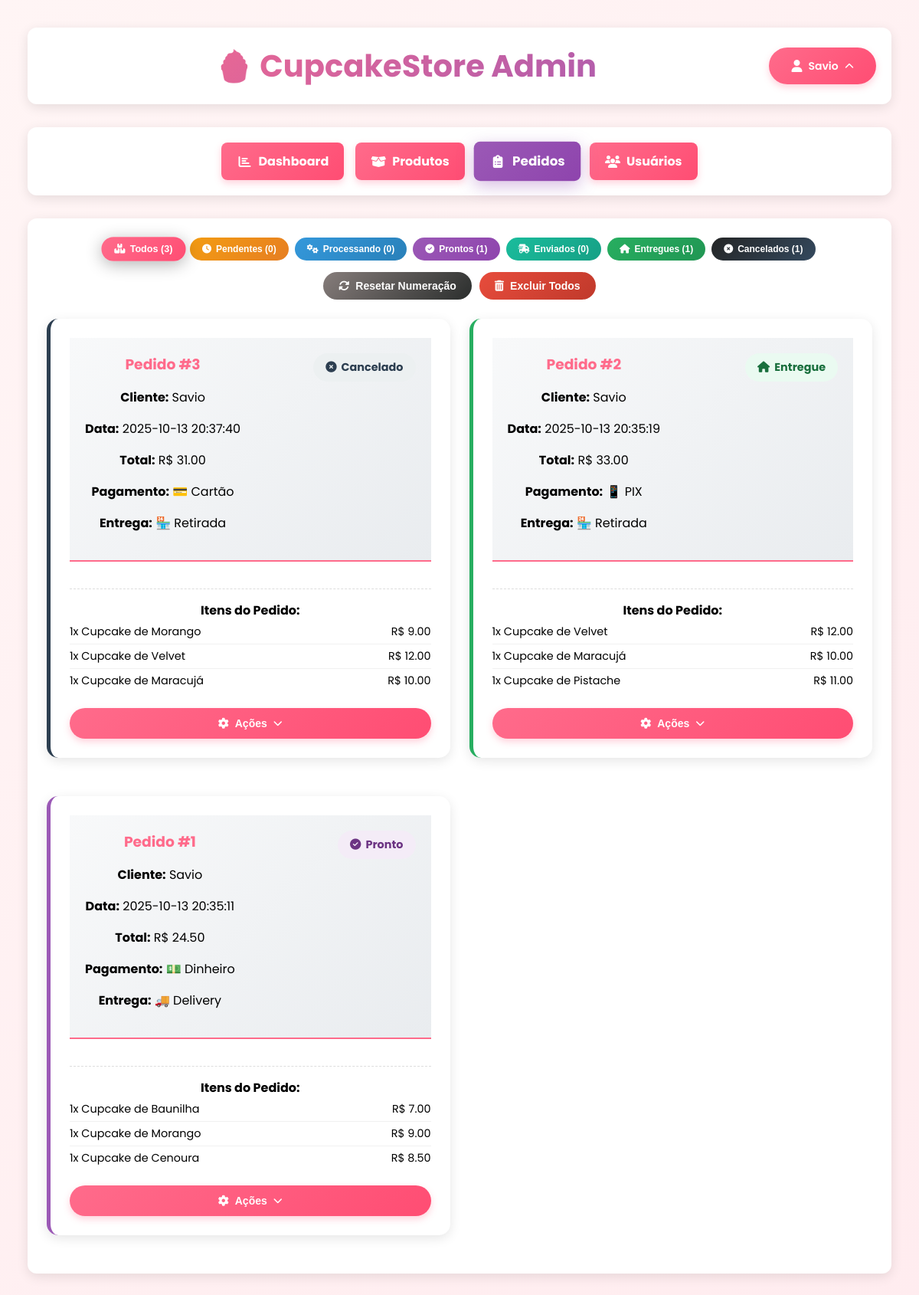
Page /admin/pedidos (signed in) on the earlier database version.
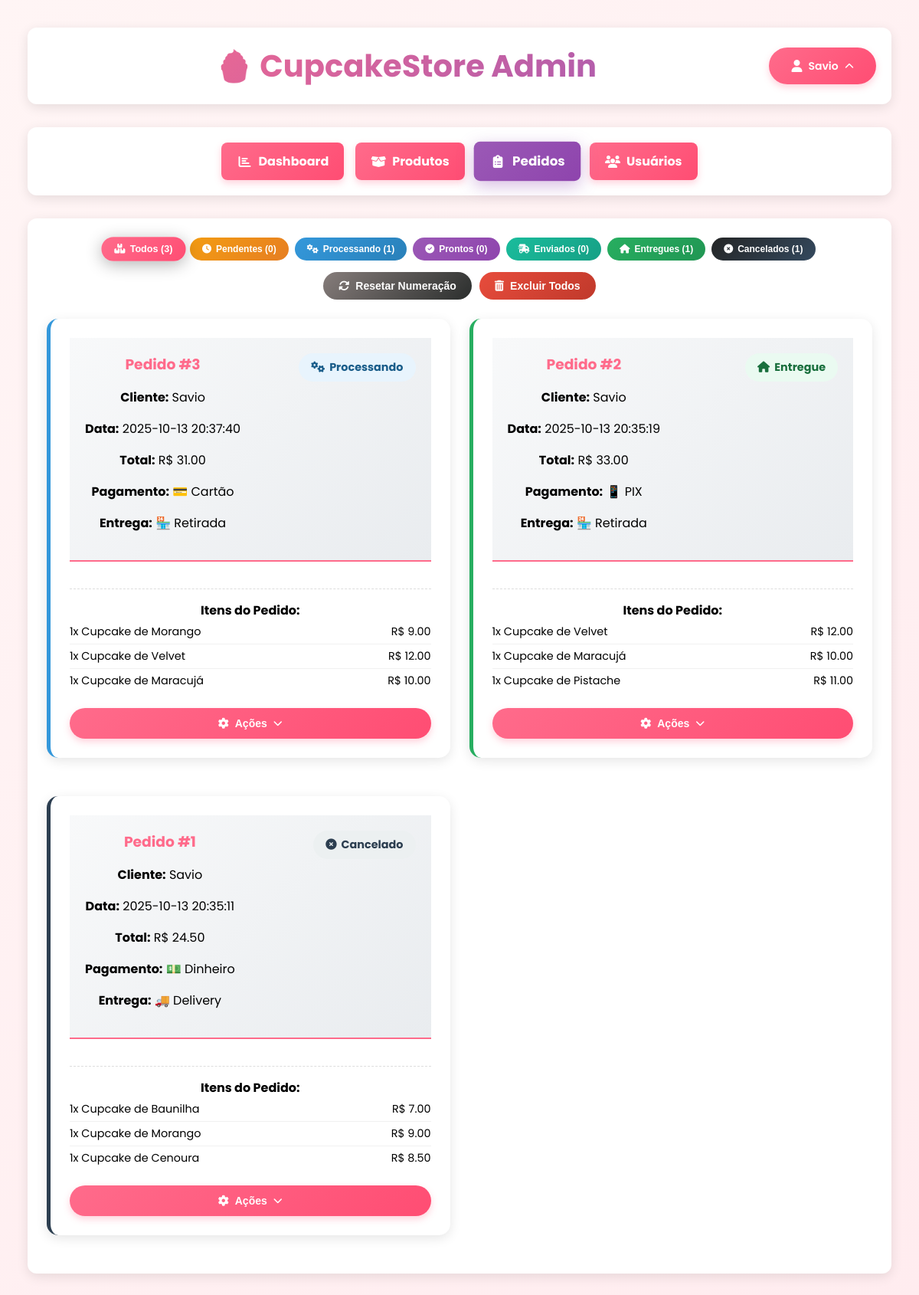
Same page on the later database version.
### tables this page shows
CREATE TABLE users (
            id INTEGER PRIMARY KEY AUTOINCREMENT,
            username TEXT UNIQUE NOT NULL,
            email TEXT UNIQUE NOT NULL,
            password TEXT NOT NULL,
            created_at TIMESTAMP DEFAULT CURRENT_TIMESTAMP
        , is_admin BOOLEAN DEFAULT 0, estado TEXT, cidade TEXT, bairro TEXT, rua TEXT, numero TEXT, cep TEXT);

CREATE TABLE orders (
                    id INTEGER PRIMARY KEY AUTOINCREMENT,
                    user_id INTEGER NOT NULL,
                    order_data TEXT NOT NULL,
                    total_amount REAL NOT NULL,
                    metodo_pagamento TEXT DEFAULT 'cartao',
                    status TEXT DEFAULT 'pendente',
                    created_at TIMESTAMP DEFAULT CURRENT_TIMESTAMP, forma_entrega TEXT DEFAULT 'delivery',
                    FOREIGN KEY (user_id) REFERENCES users (id)
                );

### backend/app.py (the view, shortened to what this page needs)
@app.route('/admin/pedidos')
@admin_required
def admin_pedidos():
    try:
        status_filter = request.args.get('status', 'todos')
        conn = get_db_connection()
        if status_filter == 'todos':
            pedidos = conn.execute('''
                SELECT o.*, u.username
                FROM orders o
                JOIN users u ON o.user_id = u.id
                ORDER BY o.created_at DESC
            ''').fetchall()
        contagem_status = conn.execute('''
            SELECT status, COUNT(*) as count
            FROM orders
            GROUP BY status
        ''').fetchall()
        conn.close()
        print(f"📦 Pedidos encontrados: {len(pedidos)}")
        pedidos_processados = []
        for pedido in pedidos:
            try:
                pedido_dict = dict(pedido)
                print(f"🔍 Processando pedido {pedido_dict['id']}")
                print(f"   Dados order_data: {pedido_dict['order_data']}")
                pedido_dict['itens'] = json.loads(pedido_dict['order_data'])
                print(f"   Itens convertidos: {pedido_dict['itens']}")
                pedidos_processados.append(pedido_dict)
            except Exception as e:
                print(f"❌ ERRO no pedido {pedido_dict.get('id', 'unknown')}: {e}")
                print(f"   Dados problemáticos: {pedido_dict}")
                continue
        print(f"✅ Pedidos processados com sucesso: {len(pedidos_processados)}")
        return render_template('admin/pedidos.html',
                             pedidos=pedidos_processados,
                             contagem_status=contagem_status,
                             status_filter=status_filter)
    except Exception as e:
        print(f"❌ Erro ao carregar pedidos: {e}")
        import traceback
        traceback.print_exc()
        flash('Erro ao carregar pedidos.', 'error')
        return redirect(url_for('admin_dashboard'))

### backend/app.py (called while the page is built)
def is_admin():
    if 'user_id' not in session:
        return False
    try:
        conn = get_db_connection()
        user = conn.execute(
            'SELECT is_admin FROM users WHERE id = ?',
            (session['user_id'],)
        ).fetchone()
        conn.close()
        return user and user['is_admin'] == 1
    except Exception as e:
        print(f"❌ Erro ao verificar admin: {e}")
        return False

def admin_required(f):
    @wraps(f)
    def decorated_function(*args, **kwargs):
        if not is_admin():
            flash('Acesso restrito a administradores!', 'error')
            return redirect(url_for('home'))
        return f(*args, **kwargs)
    return decorated_function

@app.context_processor
def utility_processor():
    def check_is_admin():
        """Verifica se o usuário logado é admin"""
        if 'user_id' not in session:
            return False
        try:
            conn = get_db_connection()
            user = conn.execute(
                'SELECT is_admin FROM users WHERE id = ?',
                (session['user_id'],)
            ).fetchone()
            conn.close()
            return user and user['is_admin'] == 1
        except:
            return False
    return dict(is_admin=check_is_admin)

@app.template_filter('parse_json')
def parse_json_filter(data):
    try:
        if isinstance(data, str):
            return json.loads(data)
        return data
    except:
        return data

### database/database.py (called while the page is built)
def get_db_connection():
    db_path = os.path.join(base_dir, 'cupcakes.db')
    conn = sqlite3.connect(db_path)
    conn.row_factory = sqlite3.Row
    return conn

### frontend/templates/Admin/pedidos.html (shortened to what this page needs)
{% extends "Admin/base.html" %}
{% block content %}
<div class="estatisticas-compactas">
    <div class="filtro-status-compacto">
        <button class="btn-status-compacto todos {% if status_filter == 'todos' %}ativo{% endif %}" onclick="filtrarPorStatus('todos')">
            <i class="fas fa-boxes"></i> Todos ({{ pedidos|length }})
        </button>
        <button class="btn-status-compacto pendente {% if status_filter == 'pendente' %}ativo{% endif %}" onclick="filtrarPorStatus('pendente')">
            <i class="fas fa-clock"></i> Pendentes ({{ contagem_status | selectattr('status', 'equalto', 'pendente') | map(attribute='count') | first | default(0) }})
        </button>
        <button class="btn-status-compacto processando {% if status_filter == 'processando' %}ativo{% endif %}" onclick="filtrarPorStatus('processando')">
            <i class="fas fa-cogs"></i> Processando ({{ contagem_status | selectattr('status', 'equalto', 'processando') | map(attribute='count') | first | default(0) }})
        </button>
        <button class="btn-status-compacto pronto {% if status_filter == 'pronto' %}ativo{% endif %}" onclick="filtrarPorStatus('pronto')">
            <i class="fas fa-check-circle"></i> Prontos ({{ contagem_status | selectattr('status', 'equalto', 'pronto') | map(attribute='count') | first | default(0) }})
        </button>
        <button class="btn-status-compacto enviado {% if status_filter == 'enviado' %}ativo{% endif %}" onclick="filtrarPorStatus('enviado')">
            <i class="fas fa-shipping-fast"></i> Enviados ({{ contagem_status | selectattr('status', 'equalto', 'enviado') | map(attribute='count') | first | default(0) }})
        </button>
        <button class="btn-status-compacto entregue {% if status_filter == 'entregue' %}ativo{% endif %}" onclick="filtrarPorStatus('entregue')">
            <i class="fas fa-home"></i> Entregues ({{ contagem_status | selectattr('status', 'equalto', 'entregue') | map(attribute='count') | first | default(0) }})
        </button>
        <button class="btn-status-compacto cancelado {% if status_filter == 'cancelado' %}ativo{% endif %}" onclick="filtrarPorStatus('cancelado')">
            <i class="fas fa-times-circle"></i> Cancelados ({{ contagem_status | selectattr('status', 'equalto', 'cancelado') | map(attribute='count') | first | default(0) }})
        </button>
    </div>
    <div class="acoes-avancadas">
        <button class="btn-status-avancado reset-numeracao" onclick="abrirModalResetNumeracao()">
            <i class="fas fa-sync-alt"></i> Resetar Numeração
        </button>
        <button class="btn-status-avancado excluir-todos" onclick="abrirModalExcluirTodos()">
            <i class="fas fa-trash-alt"></i> Excluir Todos
        </button>
    </div>
</div>
<div class="pedidos-grid">
    {% if pedidos %}
    {% for pedido in pedidos %}
    <div class="pedido-card {{ pedido['status'] }}">
        <div class="pedido-header">
            <div class="pedido-info">
                <h3>Pedido #{{ pedido['id'] }}</h3>
                <p><strong>Cliente:</strong> {{ pedido['username'] }}</p>
                <p><strong>Data:</strong> {{ pedido['created_at'] }}</p>
                <p><strong>Total:</strong> R$ {{ "%.2f"|format(pedido['total_amount']) }}</p>
                <p><strong>Pagamento:</strong>
                    {% if pedido['metodo_pagamento'] == 'dinheiro' %}💵 Dinheiro{% endif %}
                    {% if pedido['metodo_pagamento'] == 'cartao' %}💳 Cartão{% endif %}
                    {% if pedido['metodo_pagamento'] == 'pix' %}📱 PIX{% endif %}
                </p>
                <p><strong>Entrega:</strong>
                    {% if pedido['forma_entrega'] == 'delivery' %}🚚 Delivery{% endif %}
                    {% if pedido['forma_entrega'] == 'retirada' %}🏪 Retirada{% endif %}
                </p>
            </div>
            <span class="pedido-status status-{{ pedido['status'] }}">
                <i class="fas
                    {% if pedido['status'] == 'pendente' %}fa-clock
                    {% elif pedido['status'] == 'processando' %}fa-cogs
                    {% elif pedido['status'] == 'pronto' %}fa-check-circle
                    {% elif pedido['status'] == 'enviado' %}fa-shipping-fast
                    {% elif pedido['status'] == 'entregue' %}fa-home
                    {% elif pedido['status'] == 'cancelado' %}fa-times-circle
                    {% endif %}">
                </i>
                {{ pedido['status']|title }}
            </span>
        </div>
        <div class="pedido-itens">
            <strong>Itens do Pedido:</strong>
            {% if pedido.order_data %}
            {% set order_data = pedido.order_data %}
            {% if order_data is string %}
            {% set order_data = order_data|parse_json %}
            {% endif %}
            {% if order_data.itens is defined %}
            {% for item in order_data.itens %}
            <div class="item-pedido">
                <span>{{ item.quantidade }}x {{ item.nome }}</span>
                <span>R$ {{ "%.2f"|format(item.preco * item.quantidade) }}</span>
            </div>
            {% endfor %}
            {% endif %}
            {% else %}
            <p>Nenhum item disponível</p>
            {% endif %}
        </div>
        <div class="pedido-acoes-dropdown">
            <button class="dropdown-trigger-pedido" onclick="toggleDropdown(this)">
                <i class="fas fa-cog"></i> Ações
                <i class="fas fa-chevron-down dropdown-arrow"></i>
            </button>
        </div>
    </div>
    {% endfor %}
    {% endif %}
</div>
{% endblock %}

### frontend/templates/Admin/base.html (shortened to what this page needs)
<!DOCTYPE html>
<html lang="pt-BR">
<head>
    <link rel="stylesheet" href="{{ url_for('static', filename='css/style.css') }}">
    <link rel="stylesheet" href="https://cdnjs.cloudflare.com/ajax/libs/font-awesome/6.4.0/css/all.min.css">
</head>
<body>
    <div class="admin-container">
        <div class="admin-header">
            <a href="{{ url_for('home') }}"
                style="text-decoration: none; display: flex; justify-content: center; flex: 1;">
                <h1>🧁 CupcakeStore Admin</h1>
            </a>
            <div style="display: flex; align-items: center; gap: 15px;">
                <div class="user-menu-admin">
                    <button class="user-trigger-admin">
                        <i class="fas fa-user"></i>
                        {{ session['username'] }}
                        <i class="fas fa-chevron-down"></i>
                    </button>
                </div>
            </div>
        </div>
        <div class="admin-nav">
            <div class="nav-links">
                <a href="{{ url_for('admin_dashboard') }}"
                    class="{% if request.endpoint == 'admin_dashboard' %}active{% endif %}">
                    <i class="fas fa-chart-bar"></i> Dashboard
                </a>
                <a href="{{ url_for('admin_produtos') }}"
                    class="{% if request.endpoint == 'admin_produtos' %}active{% endif %}">
                    <i class="fas fa-box-open"></i> Produtos
                </a>
                <a href="{{ url_for('admin_pedidos') }}"
                    class="{% if request.endpoint == 'admin_pedidos' %}active{% endif %}">
                    <i class="fas fa-clipboard-list"></i> Pedidos
                </a>
                <a href="{{ url_for('admin_usuarios') }}"
                    class="{% if request.endpoint == 'admin_usuarios' %}active{% endif %}">
                    <i class="fas fa-users"></i> Usuários
                </a>
            </div>
        </div>
        <div class="admin-content">
            {% block content %}{% endblock %}
        </div>
    </div>
</body>
</html>

### frontend/static/css/style.css (style rules this page uses)
body { font-family: Arial, sans-serif; text-align: center; margin: 0; padding: 20px; background-color: #fff5f5; }
h1 { color: #ff6b8b; }
.pedido-card { background: white; border-radius: 12px; box-shadow: 0 4px 15px rgba(0,0,0,0.1); margin-bottom: 25px; overflow: hidden; }
.pedido-header { background: linear-gradient(135deg, #f8f9fa, #e9ecef); padding: 20px; display: flex; justify-content: space-between; align-items: center; border-bottom: 2px solid #ff6b8b; }
.pedido-header h3 { color: #ff6b8b; margin: 0; }
.pedido-status { padding: 6px 12px; border-radius: 20px; font-weight: bold; font-size: 0.9em; }
.pedido-itens { margin-top: 20px; padding-top: 20px; border-top: 1px dashed #ddd; }
.item-pedido { display: flex; justify-content: space-between; padding: 8px 0; border-bottom: 1px solid #f1f1f1; }
.item-pedido:last-child { border-bottom: none; }
.dropdown-arrow { font-size: 0.8em; transition: transform 0.3s ease; transform: rotate(0deg); }
.admin-container { max-width: 1200px; margin: 0 auto; padding: 20px; }
.admin-header { display: flex; justify-content: space-between; align-items: center; margin-bottom: 30px; padding: 20px; background: white; border-radius: 12px; box-shadow: 0 4px 15px rgba(0,0,0,0.1); }

### frontend/templates/Admin/base.html (style rules this page uses)
:root { --primary: #ff6b8b; --primary-dark: #ff4d73; --secondary: #9b59b6; --accent: #27ae60; --light: #fff5f5; --dark: #333; --gray: #95a5a6; --white: #ffffff; --shadow: 0 4px 15px rgba(0, 0, 0, 0.1); --radius: 12px; }
body { font-family: 'Poppins', sans-serif; background: linear-gradient(135deg, #fff5f5 0%, #ffecef 100%); min-height: 100vh; margin: 0; padding: 1rem; }
.admin-container { max-width: 1400px; margin: 0 auto; padding: 20px; }
.admin-header { display: flex; justify-content: space-between; align-items: center; margin-bottom: 30px; padding: 20px; background: var(--white); border-radius: var(--radius); box-shadow: var(--shadow); }
.admin-header h1 { font-size: 2.5rem; background: linear-gradient(135deg, var(--primary), var(--secondary)); -webkit-background-clip: text; -webkit-text-fill-color: transparent; font-weight: 700; margin: 0; transition: all 0.3s ease; text-align: center; flex: 1; }
.admin-nav { background: var(--white); padding: 20px; border-radius: var(--radius); box-shadow: var(--shadow); margin-bottom: 30px; }
.nav-links { display: flex; gap: 15px; flex-wrap: wrap; justify-content: center; }
.nav-links a { padding: 12px 20px; background: linear-gradient(135deg, var(--primary), var(--primary-dark)); color: white; text-decoration: none; border-radius: 8px; font-weight: bold; transition: all 0.3s ease; box-shadow: 0 4px 10px rgba(255, 107, 139, 0.3); }
.nav-links a.active { background: linear-gradient(135deg, var(--secondary), #8e44ad); transform: scale(1.05); box-shadow: 0 6px 20px rgba(155, 89, 182, 0.4); }
.nav-links a { display: flex; align-items: center; gap: 8px; padding: 12px 20px; background: linear-gradient(135deg, var(--primary), var(--primary-dark)); color: white; text-decoration: none; border-radius: 8px; font-weight: bold; transition: all 0.3s ease; box-shadow: 0 4px 10px rgba(255, 107, 139, 0.3); }
.nav-links a i { font-size: 16px; color: white; width: 20px; text-align: center; }
.nav-links a.active i { color: white; }
.user-menu-admin { position: relative; }
.user-trigger-admin { display: flex; align-items: center; gap: 8px; padding: 12px 20px; background: linear-gradient(135deg, var(--primary), var(--primary-dark)); color: white; border-radius: 25px; cursor: pointer; transition: all 0.3s ease; font-weight: 600; height: 48px; min-width: 140px; justify-content: center; box-shadow: 0 4px 10px rgba(255, 107, 139, 0.3); border: none; font-size: 14px; font-family: 'Poppins', sans-serif; box-sizing: border-box; }
.user-trigger-admin .fa-user { color: white !important; font-size: 16px; }
.user-trigger-admin .fa-chevron-down { color: white !important; font-size: 12px; transition: transform 0.3s ease; }
.user-menu-admin .fa-chevron-down { transform: rotate(180deg); }
.admin-content { background: var(--white); padding: 25px; border-radius: var(--radius); box-shadow: var(--shadow); }

Differences in the rows shown:
changed orders id 3: status "Cancelado" → "Processando"
changed orders id 1: status "Pronto" → "Cancelado"
